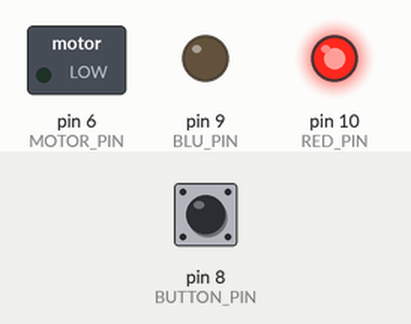
Recording of a sketch running on a simulated Arduino Uno, built with avr-gcc and run on an emulated ATmega328P. On the bench: switched loads named in the sketch (green lamp = pin HIGH), output pins drawn as LEDs (lit = HIGH). The inputs (shaded band) are chosen by the test bench; at power-on: pin 8 (BUTTON_PIN) LOW.

Above: at 1.2 s.
1.3 s: pin 8 (BUTTON_PIN) pulled HIGH for 0.15 s
At 2.6 s:
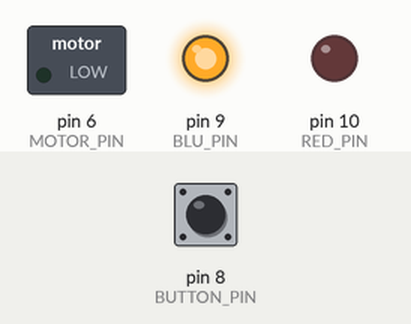
2.9 s: pin 8 (BUTTON_PIN) pulled HIGH for 1 s
At 5.1 s:
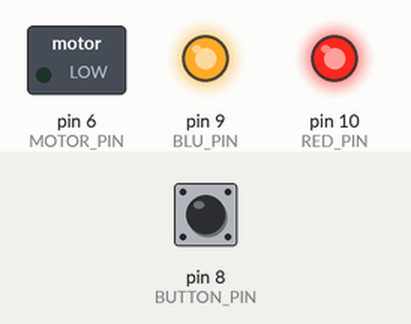
5.4 s: pin 8 (BUTTON_PIN) pulled HIGH for 3.2 s
At 8.9 s:
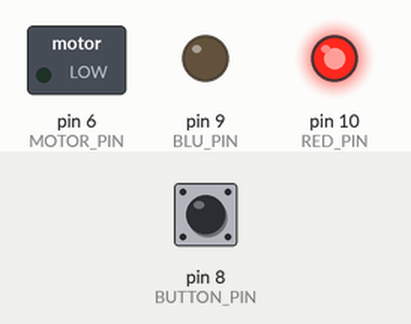
Timing chart, 0 to 10.4 s (numbered marks = the images above; inputs shaded):
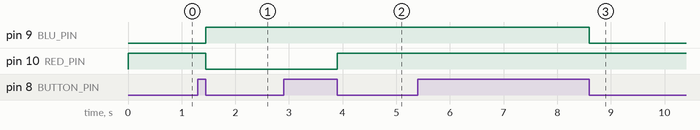

Measured:
- after the input at 1.3 s, pin 9 (BLU_PIN): LOW → HIGH after 0.15 s; pin 10 (RED_PIN): HIGH → LOW after 0.15 s
- after the input at 2.9 s, pin 10 (RED_PIN): LOW → HIGH after 1.0 s
- after the input at 5.4 s, pin 9 (BLU_PIN): HIGH → LOW after 3.2 s

The sketch:

sleep.ino
```cpp
#define MOTOR_PIN 6
#define BUTTON_PIN 8
#define BLU_PIN 9
#define RED_PIN 10

#define MS_PER_MIN 60000

#define FALLING_ASLEEP_TIME 10
#define DOZING_INTERVAL 2
#define SNOOZING_INTERVAL 10
#define SLUMBERING_INTERVAL 240

#define DEBOUNCE_DURATION 50
#define VIBRATION_DURATION 1500

enum SleepingType
{
  DOZING,
  SNOOZING,
  SLUMBERING
};

SleepingType currentSleepingType = DOZING;
int interval = DOZING_INTERVAL;

unsigned long previousMillis = 0;
unsigned long vibrationStartedAt = 0;

unsigned long lastTimeButtonStateChanged = 0;

bool asleep = false;
byte lastButtonState = LOW;

void setup()
{
  pinMode(MOTOR_PIN, OUTPUT);
  pinMode(BUTTON_PIN, INPUT);
  pinMode(RED_PIN, OUTPUT);
  pinMode(BLU_PIN, OUTPUT);
}

void loop()
{
  unsigned long currentMillis = millis();

  switch (currentSleepingType)
  {
  case DOZING:
    digitalWrite(RED_PIN, HIGH);
    digitalWrite(BLU_PIN, LOW);
    break;
  case SNOOZING:
    digitalWrite(RED_PIN, LOW);
    digitalWrite(BLU_PIN, HIGH);
    break;
  case SLUMBERING:
    digitalWrite(RED_PIN, HIGH);
    digitalWrite(BLU_PIN, HIGH);
    break;
  }

  if (currentMillis - lastTimeButtonStateChanged > DEBOUNCE_DURATION)
  {
    byte buttonState = digitalRead(BUTTON_PIN);
    if (buttonState != lastButtonState)
    {
      lastTimeButtonStateChanged = currentMillis;
      lastButtonState = buttonState;
      if (buttonState == LOW)
      {
        switch (currentSleepingType)
        {
        case DOZING:
          currentSleepingType = SNOOZING;
          interval = SNOOZING_INTERVAL;
          break;
        case SNOOZING:
          currentSleepingType = SLUMBERING;
          interval = SLUMBERING_INTERVAL;
          break;
        case SLUMBERING:
          currentSleepingType = DOZING;
          interval = DOZING_INTERVAL;
          break;
        }
      }
    }
  }

  if (previousMillis == 0)
  {
    previousMillis = currentMillis;
  }

  byte mintuesPassed = (currentMillis - previousMillis) / MS_PER_MIN;

  if (asleep)
  {
    if (mintuesPassed >= interval)
    {

      if (vibrationStartedAt == 0)
      {
        vibrationStartedAt = currentMillis;
      }

      if ((currentMillis - vibrationStartedAt) >= VIBRATION_DURATION)
      {
        previousMillis = currentMillis;
        vibrationStartedAt = 0;
        digitalWrite(MOTOR_PIN, LOW);
      }
      else
      {
        digitalWrite(MOTOR_PIN, HIGH);
      }
    }
  }
  else
  {
    if (mintuesPassed >= FALLING_ASLEEP_TIME)
    {
      asleep = true;
    }
  }
}
```
